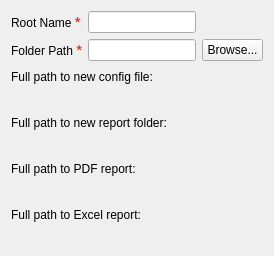
  <widget class="PageNewSetup" name="wizardPage_new_config_setup">
   <property name="title">
    <string>New Configuration Setup</string>
   </property>
   <property name="subTitle">
    <string>Specify the lattice type and number for the new lattice you want to characterize and where to place the new config file and auto-generated data and report files.</string>
   </property>
   <layout class="QVBoxLayout" name="verticalLayout_10">
    <item>
     <layout class="QHBoxLayout" name="horizontalLayout_7">
      <item>
       <widget class="QLabel" name="label_3">
        <property name="maximumSize">
         <size>
          <width>71</width>
          <height>16777215</height>
         </size>
        </property>
        <property name="text">
         <string>&lt;html&gt;&lt;head/&gt;&lt;body&gt;&lt;p&gt;Root Name &lt;span style=&quot; font-size:11pt; color:#ff0000;&quot;&gt;*&lt;/span&gt;:&lt;/p&gt;&lt;/body&gt;&lt;/html&gt;</string>
        </property>
       </widget>
      </item>
      <item>
       <widget class="QLineEdit" name="lineEdit_rootname"/>
      </item>
      <item>
       <spacer name="horizontalSpacer_12">
        <property name="orientation">
         <enum>Qt::Horizontal</enum>
        </property>
        <property name="sizeHint" stdset="0">
         <size>
          <width>40</width>
          <height>20</height>
         </size>
        </property>
       </spacer>
      </item>
     </layout>
    </item>
    <item>
     <layout class="QHBoxLayout" name="horizontalLayout_21">
      <item>
       <widget class="QLabel" name="label_34">
        <property name="maximumSize">
         <size>
          <width>71</width>
          <height>16777215</height>
         </size>
        </property>
        <property name="text">
         <string>&lt;html&gt;&lt;head/&gt;&lt;body&gt;&lt;p&gt;Folder Path &lt;span style=&quot; font-size:11pt; color:#ff0000;&quot;&gt;*&lt;/span&gt;:&lt;/p&gt;&lt;/body&gt;&lt;/html&gt;</string>
        </property>
       </widget>
      </item>
      <item>
       <widget class="QLineEdit" name="lineEdit_new_config_folder"/>
      </item>
      <item>
       <widget class="QPushButton" name="pushButton_browse_new_config_folder">
        <property name="maximumSize">
         <size>
          <width>61</width>
          <height>16777215</height>
         </size>
        </property>
        <property name="text">
         <string>Browse...</string>
        </property>
       </widget>
      </item>
     </layout>
    </item>
    <item>
     <layout class="QHBoxLayout" name="horizontalLayout_22">
      <item>
       <widget class="QLabel" name="label_38">
        <property name="text">
         <string>Full path to new config file:</string>
        </property>
       </widget>
      </item>
      <item>
       <spacer name="horizontalSpacer_18">
        <property name="orientation">
         <enum>Qt::Horizontal</enum>
        </property>
        <property name="sizeHint" stdset="0">
         <size>
          <width>40</width>
          <height>20</height>
         </size>
        </property>
       </spacer>
      </item>
     </layout>
    </item>
    <item>
     <widget class="QLabel" name="label_full_new_config">
      <property name="text">
       <string/>
      </property>
      <property name="wordWrap">
       <bool>true</bool>
      </property>
     </widget>
    </item>
    <item>
     <layout class="QHBoxLayout" name="horizontalLayout_23">
      <item>
       <widget class="QLabel" name="label_39">
        <property name="text">
         <string>Full path to new report folder:</string>
        </property>
       </widget>
      </item>
      <item>
       <spacer name="horizontalSpacer_19">
        <property name="orientation">
         <enum>Qt::Horizontal</enum>
        </property>
        <property name="sizeHint" stdset="0">
         <size>
          <width>40</width>
          <height>20</height>
         </size>
        </property>
       </spacer>
      </item>
     </layout>
    </item>
    <item>
     <widget class="QLabel" name="label_full_report_folder">
      <property name="text">
       <string/>
      </property>
      <property name="wordWrap">
       <bool>true</bool>
      </property>
     </widget>
    </item>
    <item>
     <layout class="QHBoxLayout" name="horizontalLayout_24">
      <item>
       <widget class="QLabel" name="label_40">
        <property name="text">
         <string>Full path to PDF report:</string>
        </property>
       </widget>
      </item>
      <item>
       <spacer name="horizontalSpacer_20">
        <property name="orientation">
         <enum>Qt::Horizontal</enum>
        </property>
        <property name="sizeHint" stdset="0">
         <size>
          <width>40</width>
          <height>20</height>
         </size>
        </property>
       </spacer>
      </item>
     </layout>
    </item>
    <item>
     <widget class="QLabel" name="label_full_pdf_path">
      <property name="text">
       <string/>
      </property>
      <property name="wordWrap">
       <bool>true</bool>
      </property>
     </widget>
    </item>
    <item>
     <layout class="QHBoxLayout" name="horizontalLayout_25">
      <item>
       <widget class="QLabel" name="label_41">
        <property name="text">
         <string>Full path to Excel report:</string>
        </property>
       </widget>
      </item>
      <item>
       <spacer name="horizontalSpacer_21">
        <property name="orientation">
         <enum>Qt::Horizontal</enum>
        </property>
        <property name="sizeHint" stdset="0">
         <size>
          <width>40</width>
          <height>20</height>
         </size>
        </property>
       </spacer>
      </item>
     </layout>
    </item>
    <item>
     <widget class="QLabel" name="label_full_xlsx_path">
      <property name="text">
       <string/>
      </property>
      <property name="wordWrap">
       <bool>true</bool>
      </property>
     </widget>
    </item>
   </layout>
  </widget>
